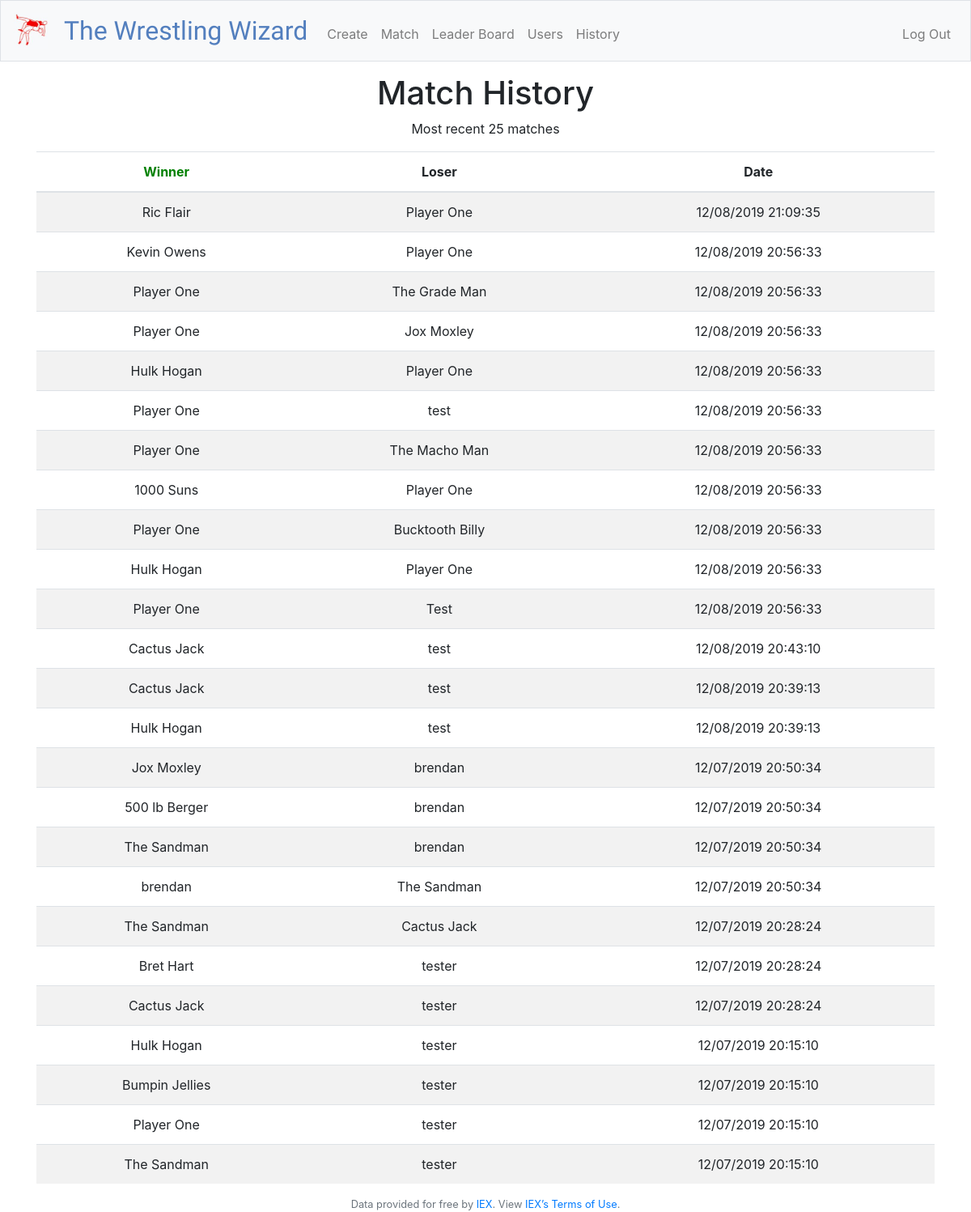
The app's page /history (signed in) with its own data.
### tables this page shows
CREATE TABLE 'wrestlers' ('id' INTEGER PRIMARY KEY AUTOINCREMENT NOT NULL UNIQUE, 'userid' INTEGER NOT NULL, 'name' TEXT NOT NULL, 'specialMove' TEXT NOT NULL, 'strength' NUMERIC NOT NULL, 'speed' NUMERIC NOT NULL, 'health' NUMERIC NOT NULL, 'finishingMove' TEXT NOT NULL, 'wins' NUMERIC NOT NULL, 'losses' NUMERIC NOT NULL, 'level' NUMERIC NOT NULL, 'deleted' BOOLEAN NOT NULL, 'isChampion' BOOLEAN NOT NULL, FOREIGN KEY(userid) REFERENCES users(id));

CREATE TABLE 'matches' ('id' INTEGER PRIMARY KEY AUTOINCREMENT NOT NULL UNIQUE, 'wrestlerOne' INTEGER NOT NULL, 'wrestlerTwo' INTEGER NOT NULL, 'winnerId' INTEGER, 'loserId' INTEGER, 'date' DATE NOT NULL, FOREIGN KEY(wrestlerOne) REFERENCES wrestlers(id), FOREIGN KEY(wrestlerTwo) REFERENCES wrestlers(id), FOREIGN KEY(winnerId) REFERENCES wrestlers(id), FOREIGN KEY(loserId) REFERENCES wrestlers(id));

### application.py (the view)
@app.route("/history")
@login_required
def history():
    userId = session["user_id"]
    matchRows = db.execute("SELECT * FROM matches ORDER BY date DESC LIMIT 25;")
    matchHistory = []
    for match in matchRows:
        winnerName = db.execute("SELECT name FROM wrestlers WHERE id = :id", id=match["winnerId"])
        loserName = db.execute("SELECT name FROM wrestlers WHERE id = :id", id=match["loserId"])
        matchItem = {
            "winnerName": winnerName[0]['name'],
            "loserName": loserName[0]['name'],
            "date": match["date"]
        }
        matchHistory.append(matchItem)
        matchHistory.sort(key=operator.itemgetter('date'), reverse=True)
    return render_template("history.html", matchHistory=matchHistory)

### application.py (called while the page is built)
@app.after_request
def after_request(response):
    response.headers["Cache-Control"] = "no-cache, no-store, must-revalidate"
    response.headers["Expires"] = 0
    response.headers["Pragma"] = "no-cache"
    return response

### helpers.py (called while the page is built)
def login_required(f):
    @wraps(f)
    def decorated_function(*args, **kwargs):
        if session.get("user_id") is None:
            return redirect("/login")
        return f(*args, **kwargs)
    return decorated_function

### templates/history.html (shortened to what this page needs)
{% extends "layout.html" %}
{% block main %}
    <h1>Match History</h1>
    <p>Most recent 25 matches</p>
        <div class="table-responsive">
        <table class="table table-striped">
          <thead>
            <tr>
              <th scope="col" class="winner">Winner</th>
              <th scope="col">Loser</th>
              <th scope="col">Date</th>
            </tr>
          </thead>
          <tbody>
        {% for match in matchHistory %}
            <tr>
              <td >{{match["winnerName"]}}</td>
              <td>{{match["loserName"]}}</td>
              <td>{{match["date"]}}</td>
            </tr>
        {% endfor %}
          </tbody>
        </table>
        </div>
{% endblock %}

### static/styles.css (style rules this page uses)
.winner { color: green; }

### records on screen
wrestlers: winnerName "Ric Flair"
wrestlers: loserName "Player One" "Player One" "Player One" "Player One" "Player One", winnerName "Player One" "Player One" "Player One" "Player One" "Player One" "Player One" "Player One"
matches: date "12/08/2019 21:09:35"
wrestlers: winnerName "Kevin Owens"
matches: date "12/08/2019 20:56:33"
wrestlers: loserName "The Grade Man"
matches: date "12/08/2019 20:56:33"
wrestlers: loserName "Jox Moxley", winnerName "Jox Moxley"
matches: date "12/08/2019 20:56:33"
wrestlers: winnerName "Hulk Hogan" "Hulk Hogan" "Hulk Hogan" "Hulk Hogan"
matches: date "12/08/2019 20:56:33"
wrestlers: loserName "test" "test" "test" "test"
matches: date "12/08/2019 20:56:33"
wrestlers: loserName "The Macho Man"
matches: date "12/08/2019 20:56:33"
wrestlers: winnerName "1000 Suns"
matches: date "12/08/2019 20:56:33"
wrestlers: loserName "Bucktooth Billy"
matches: date "12/08/2019 20:56:33"
matches: date "12/08/2019 20:56:33"
wrestlers: loserName "Test"
matches: date "12/08/2019 20:56:33"
wrestlers: winnerName "Cactus Jack" "Cactus Jack" "Cactus Jack", loserName "Cactus Jack"
matches: date "12/08/2019 20:43:10"
matches: date "12/08/2019 20:39:13"
matches: date "12/08/2019 20:39:13"
wrestlers: loserName "brendan" "brendan" "brendan", winnerName "brendan"
matches: date "12/07/2019 20:50:34"
wrestlers: winnerName "500 lb Berger"
matches: date "12/07/2019 20:50:34"
wrestlers: winnerName "The Sandman" "The Sandman" "The Sandman", loserName "The Sandman"
matches: date "12/07/2019 20:50:34"
matches: date "12/07/2019 20:50:34"
matches: date "12/07/2019 20:28:24"
wrestlers: winnerName "Bret Hart"
wrestlers: loserName "tester" "tester" "tester" "tester" "tester" "tester"
matches: date "12/07/2019 20:28:24"
matches: date "12/07/2019 20:28:24"
matches: date "12/07/2019 20:15:10"
wrestlers: winnerName "Bumpin Jellies"
matches: date "12/07/2019 20:15:10"
matches: date "12/07/2019 20:15:10"
matches: date "12/07/2019 20:15:10"
